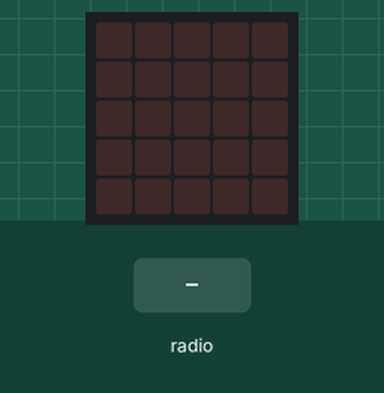
This program was run on a simulated BBC micro:bit (MakeCode). Shown: the board's 5×5 LED display. The inputs (shaded band) are chosen by the test bench.

Above: at 1.2 s.
1.3 s: radio message "1" arrives
At 2.1 s:
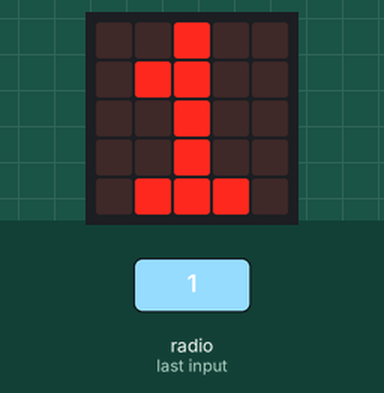
2.8 s: radio message "0" arrives
At 3.2 s:
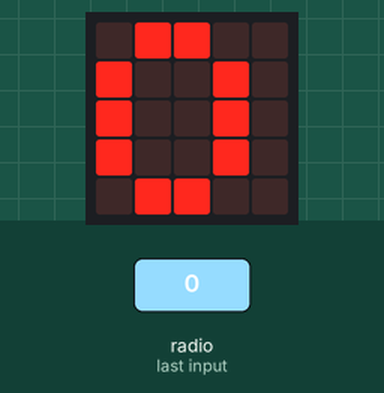
4.3 s: radio message "5" arrives
At 5.5 s:
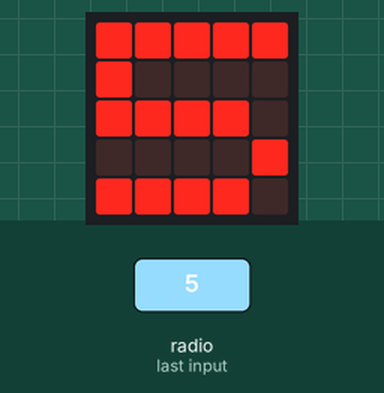
Timing chart, 0 to 7.3 s (numbered marks = the images above; inputs shaded):
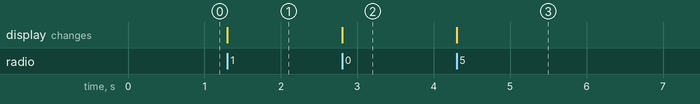

The program:

main.ts
```typescript
let radiogruppe = 0
radio.onReceivedNumber(function (receivedNumber) {
    basic.showNumber(receivedNumber)
})
radio.onReceivedString(function (receivedString) {
    basic.showString(receivedString)
})
basic.forever(function () {
    radiogruppe = 100
    radio.setGroup(radiogruppe)
    radiogruppe += 1
    basic.pause(100)
})
```

test.ts
```typescript
// testene settes inn her; disse vil ikke kompilert så lenge denne pakken blir brukt som en utvidelse.
```

Measured:
- after the input at 1.3 s, the display: changes at once (image 1)
- after the input at 2.8 s, the display: changes at once (image 2)
- after the input at 4.3 s, the display: changes at once (image 3)
